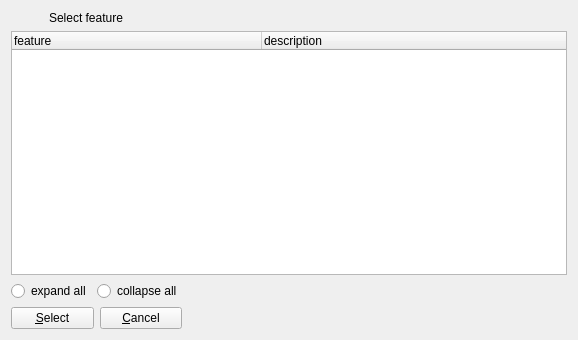
<?xml version="1.0" encoding="UTF-8"?>
<ui version="4.0">
 <class>feature_select_form</class>
 <widget class="QWidget" name="feature_select_form">
  <property name="geometry">
   <rect>
    <x>0</x>
    <y>0</y>
    <width>578</width>
    <height>340</height>
   </rect>
  </property>
  <property name="windowTitle">
   <string>Features</string>
  </property>
  <layout class="QGridLayout" name="gridLayout">
   <item row="1" column="0" colspan="2">
    <widget class="QTreeWidget" name="feature">
     <property name="itemsExpandable">
      <bool>true</bool>
     </property>
     <property name="doctype" stdset="0">
      <string notr="true">FeatureHierarchyRequest.simpleform</string>
     </property>
     <property name="rootelement" stdset="0">
      <string notr="true">feature</string>
     </property>
     <property name="state" stdset="0">
      <string notr="true">{global.featureState}</string>
     </property>
     <property name="action" stdset="0">
      <string notr="true">read</string>
     </property>
     <attribute name="headerDefaultSectionSize">
      <number>250</number>
     </attribute>
     <column>
      <property name="text">
       <string>feature</string>
      </property>
     </column>
     <column>
      <property name="text">
       <string>description</string>
      </property>
     </column>
    </widget>
   </item>
   <item row="2" column="0">
    <layout class="QHBoxLayout" name="horizontalLayout_2">
     <item>
      <widget class="QRadioButton" name="radioButton">
       <property name="text">
        <string>expand all</string>
       </property>
      </widget>
     </item>
     <item>
      <widget class="QRadioButton" name="radioButton_2">
       <property name="text">
        <string>collapse all</string>
       </property>
      </widget>
     </item>
    </layout>
   </item>
   <item row="2" column="1">
    <spacer name="horizontalSpacer">
     <property name="orientation">
      <enum>Qt::Horizontal</enum>
     </property>
     <property name="sizeHint" stdset="0">
      <size>
       <width>40</width>
       <height>20</height>
      </size>
     </property>
    </spacer>
   </item>
   <item row="4" column="0">
    <layout class="QHBoxLayout" name="horizontalLayout">
     <item>
      <widget class="QPushButton" name="select">
       <property name="text">
        <string>&amp;Select</string>
       </property>
       <property name="form" stdset="0">
        <string notr="true">feature_add</string>
       </property>
       <property name="global.id" stdset="0">
        <string notr="true">{feature.id}</string>
       </property>
       <property name="global.featureState" stdset="0">
        <string notr="true">{feature.state}</string>
       </property>
      </widget>
     </item>
     <item>
      <widget class="QPushButton" name="cancel">
       <property name="text">
        <string>&amp;Cancel</string>
       </property>
       <property name="doctype" stdset="0">
        <string notr="true">Feature.simpleform</string>
       </property>
       <property name="rootelement" stdset="0">
        <string notr="true">feature</string>
       </property>
       <property name="action" stdset="0">
        <string notr="true">delete</string>
       </property>
       <property name="form" stdset="0">
        <string notr="true">features</string>
       </property>
       <property name="id" stdset="0">
        <string>{feature.id}</string>
       </property>
       <property name="global.featureState" stdset="0">
        <string notr="true">{feature.state}</string>
       </property>
      </widget>
     </item>
    </layout>
   </item>
   <item row="0" column="0" colspan="2">
    <layout class="QHBoxLayout" name="horizontalLayout_3">
     <item>
      <widget class="QLabel" name="label_2">
       <property name="maximumSize">
        <size>
         <width>32</width>
         <height>32</height>
        </size>
       </property>
       <property name="text">
        <string/>
       </property>
       <property name="pixmap">
        <pixmap resource="../qtclient.qrc">:/images/chart_organisation.png</pixmap>
       </property>
      </widget>
     </item>
     <item>
      <widget class="QLabel" name="label">
       <property name="text">
        <string>Select feature</string>
       </property>
      </widget>
     </item>
    </layout>
   </item>
  </layout>
 </widget>
 <tabstops>
  <tabstop>feature</tabstop>
  <tabstop>radioButton</tabstop>
  <tabstop>radioButton_2</tabstop>
  <tabstop>select</tabstop>
  <tabstop>cancel</tabstop>
 </tabstops>
 <resources>
  <include location="../qtclient.qrc"/>
 </resources>
 <connections>
  <connection>
   <sender>radioButton</sender>
   <signal>toggled(bool)</signal>
   <receiver>feature</receiver>
   <slot>expandAll()</slot>
   <hints>
    <hint type="sourcelabel">
     <x>65</x>
     <y>297</y>
    </hint>
    <hint type="destinationlabel">
     <x>56</x>
     <y>222</y>
    </hint>
   </hints>
  </connection>
  <connection>
   <sender>radioButton_2</sender>
   <signal>toggled(bool)</signal>
   <receiver>feature</receiver>
   <slot>collapseAll()</slot>
   <hints>
    <hint type="sourcelabel">
     <x>398</x>
     <y>297</y>
    </hint>
    <hint type="destinationlabel">
     <x>178</x>
     <y>216</y>
    </hint>
   </hints>
  </connection>
 </connections>
</ui>
